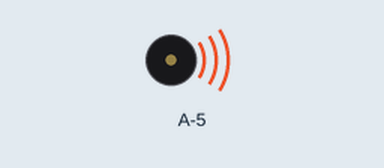
Recording of a sketch running on a simulated ATtiny85, built with avr-gcc and run on an emulated ATtiny85. Parts: buzzer (waves = sounding).

Above: at 0.4 s.
At 9.32 s:
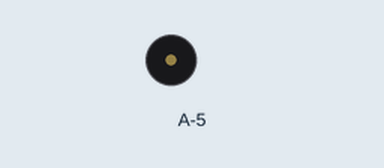
Timing chart, 0 to 9.6 s (numbered marks = the images above):
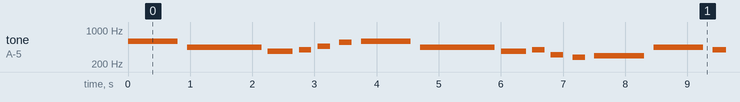

Measured:
- by itself, tone on A-5: plays 587 Hz for 0.80 s, 440 Hz for 1.2 s, 370 Hz for 0.40 s, 392 Hz for 0.20 s, 466 Hz for 0.20 s, 554 Hz for 0.20 s … (178 notes in this stretch)

The sketch:

sztehlo-sound-demo.ino
```cpp
/*
  Demo program a Sztehlo Gameboy hangszórójának teszteléséhez.
  A sztehlo-sound.h olyan függvényeket tartalmaz, amik segítségével
  zenét játszhatunk le a háttérben.

  Ez a demo csak Arduino-n (pl Arduino Uno-n) működik!
  A gameboy-on használjuk a gameboy-demo/sztehlo-sound.h fájlt!

  A hangszórót egy kisebb (200-300 Ohm) ellenállással csatlakoztassuk
  a 9-es kimenet és a föld közé!
*/

#include "sztehlo-sound.h"

// A 'Lawrence of Arabia' című film zenéje
static const uint16_t lawrence_notes[] PROGMEM = {
  NOTE_5_D, NOTE_4_A, NOTE_4_FS, NOTE_4_G, NOTE_4_AS, NOTE_5_CS,
  NOTE_5_D, NOTE_4_A, NOTE_4_FS, NOTE_4_G, NOTE_4_DS, NOTE_4_CS,
  NOTE_4_D, NOTE_4_A, NOTE_4_G, NOTE_5_C, NOTE_4_AS, NOTE_4_A, NOTE_4_B, NOTE_5_CS
};
// mindegyik hangjegyhez megadhatjuk, hogy milyen hosszú legyen
// pl. 8 = 800ms
static const uint8_t lawrence_note_lengths[] PROGMEM = {
  8, 12, 4, 2, 2, 2,
  8, 12, 4, 2, 2, 2,
  8, 8, 8, 8, 8, 16, 2, 2
};


void setup() {
  soundInit();
}

void loop() {
    if (!soundIsPlaying()) {
      // ha épp nincs semmi hang, újra kezdjük a zenét az elejéről
      soundPlayTones(lawrence_notes, lawrence_note_lengths, 20);
    } else {
      // különben, ha épp most is tart a zene, akkor meghívjuk a soundUpdateTones függvényt,
      // ami gondoskodik róla, hogy a következő hangjegyre váltsunk, ha már itt az ideje
      soundUpdateTones();
    }

    // itt következne a program többi része, ahol pl a gombokat olvassuk be, számításokat
    // végzünk vagy épp a képernyőt frissítjük. Az aktuális hangjegy közben folyamatosan
    //  szól majd a háttérben.
    delay(50);
}
```

sztehlo-sound.h
```cpp
/*
   Playing tones in th background.

   This version only works on Arduino!
   connect the buzzer to PIN 9, with a 200-300 ohm resistor
*/

#ifndef __SZTEHLO_GAMEBOY_SOUND__
#define __SZTEHLO_GAMEBOY_SOUND__

#define NOTE_PAUSE 0


// the following notes are defined for 8MHz clock speed
// used in the Sztehlo Gameboy (ATtiny85 internal clock)
// using them on Arduino Uno (16MHz) will result every note
// to sound one octave higher
#define NOTE_0_C 16
#define NOTE_0_CS 17
#define NOTE_0_D 18
#define NOTE_0_DS 19
#define NOTE_0_E 21
#define NOTE_0_F 22
#define NOTE_0_FS 23
#define NOTE_0_G 25
#define NOTE_0_GS 26
#define NOTE_0_A 28
#define NOTE_0_AS 29
#define NOTE_0_B 31
#define NOTE_1_C 33
#define NOTE_1_CS 35
#define NOTE_1_D 37
#define NOTE_1_DS 39
#define NOTE_1_E 41
#define NOTE_1_F 44
#define NOTE_1_FS 46
#define NOTE_1_G 49
#define NOTE_1_GS 52
#define NOTE_1_A 55
#define NOTE_1_AS 58
#define NOTE_1_B 62
#define NOTE_2_C 65
#define NOTE_2_CS 69
#define NOTE_2_D 73
#define NOTE_2_DS 78
#define NOTE_2_E 82
#define NOTE_2_F 87
#define NOTE_2_FS 93
#define NOTE_2_G 98
#define NOTE_2_GS 104
#define NOTE_2_A 110
#define NOTE_2_AS 117
#define NOTE_2_B 123
#define NOTE_3_C 131
#define NOTE_3_CS 139
#define NOTE_3_D 147
#define NOTE_3_DS 156
#define NOTE_3_E 165
#define NOTE_3_F 175
#define NOTE_3_FS 185
#define NOTE_3_G 196
#define NOTE_3_GS 208
#define NOTE_3_A 220
#define NOTE_3_AS 233
#define NOTE_3_B 247
#define NOTE_4_C 262
#define NOTE_4_CS 277
#define NOTE_4_D 294
#define NOTE_4_DS 311
#define NOTE_4_E 330
#define NOTE_4_F 349
#define NOTE_4_FS 370
#define NOTE_4_G 392
#define NOTE_4_GS 415
#define NOTE_4_A 440
#define NOTE_4_AS 466
#define NOTE_4_B 494
#define NOTE_5_C 523
#define NOTE_5_CS 554
#define NOTE_5_D 587
#define NOTE_5_DS 622
#define NOTE_5_E 659
#define NOTE_5_F 698
#define NOTE_5_FS 740
#define NOTE_5_G 784
#define NOTE_5_GS 831
#define NOTE_5_A 880
#define NOTE_5_AS 932
#define NOTE_5_B 988
#define NOTE_6_C 1047
#define NOTE_6_CS 1109
#define NOTE_6_D 1175
#define NOTE_6_DS 1245
#define NOTE_6_E 1319
#define NOTE_6_F 1397
#define NOTE_6_FS 1480
#define NOTE_6_G 1568
#define NOTE_6_GS 1661
#define NOTE_6_A 1760
#define NOTE_6_AS 1865
#define NOTE_6_B 1976
#define NOTE_7_C 2093
#define NOTE_7_CS 2217
#define NOTE_7_D 2349
#define NOTE_7_DS 2489
#define NOTE_7_E 2637
#define NOTE_7_F 2794
#define NOTE_7_FS 2960
#define NOTE_7_G 3136
#define NOTE_7_GS 3322
#define NOTE_7_A 3520
#define NOTE_7_AS 3729
#define NOTE_7_B 3951
#define NOTE_8_C 4186
#define NOTE_8_CS 4435
#define NOTE_8_D 4699
#define NOTE_8_DS 4978
#define NOTE_8_E 5274
#define NOTE_8_F 5588
#define NOTE_8_FS 5920
#define NOTE_8_G 6272
#define NOTE_8_GS 6645
#define NOTE_8_A 7040
#define NOTE_8_AS 7459
#define NOTE_8_B 7902

#ifndef TONE_PAUSE_MS
#define TONE_PAUSE_MS 100
#endif

#ifndef TONE_LENGTH_MULTIPLIER_MS
#define TONE_LENGTH_MULTIPLIER_MS 100
#endif


uint32_t note_until;            // next millisec when anything nees to be changed
uint8_t note_pause;             // weather to pause between notes
uint16_t note_next;             // next tone to play
uint16_t number_of_notes = 0;
const uint16_t* current_tone_counter = 0;
const uint8_t* current_tone_lengths = 0;


void soundStop() {
  noTone(9);
  current_tone_counter = 0;
}

uint8_t soundIsPlaying() {
  return current_tone_counter == 0 ? 0 : 1;
}

void soundInit() {
  pinMode(9, OUTPUT);
}


void soundUpdateTones() {
  if(current_tone_counter == 0 || millis() < note_until) return;

  if(note_pause) {
    note_pause = 0;
    if(note_next >= number_of_notes) {
      soundStop();
      return; // end of the melody
    }
    // playing the next note:
    uint16_t actualCounter = pgm_read_word(current_tone_counter + note_next);
    uint16_t tone_length = TONE_LENGTH_MULTIPLIER_MS * (uint16_t) pgm_read_byte(current_tone_lengths + note_next);
    if(actualCounter == NOTE_PAUSE) {
      noTone(9);
    } else {
      tone(9, actualCounter, tone_length);
    }

    note_until = millis() + tone_length;
    note_next++;
  } else {
    note_pause = 1;
    noTone(9);
    note_until = millis() + TONE_PAUSE_MS;
  }
}


// expecting the arrays to be sitting on flash (PROGMEM)
void soundPlayTones(const uint16_t* tones, const uint8_t* tone_lengths, uint16_t _number_of_notes) {
  current_tone_counter = tones;
  current_tone_lengths = tone_lengths;
  number_of_notes = _number_of_notes;
  note_next = 0;
  note_until = 0;
  note_pause = 1;
  soundUpdateTones();
}


#endif //__SZTEHLO_GAMEBOY_SOUND__
```
